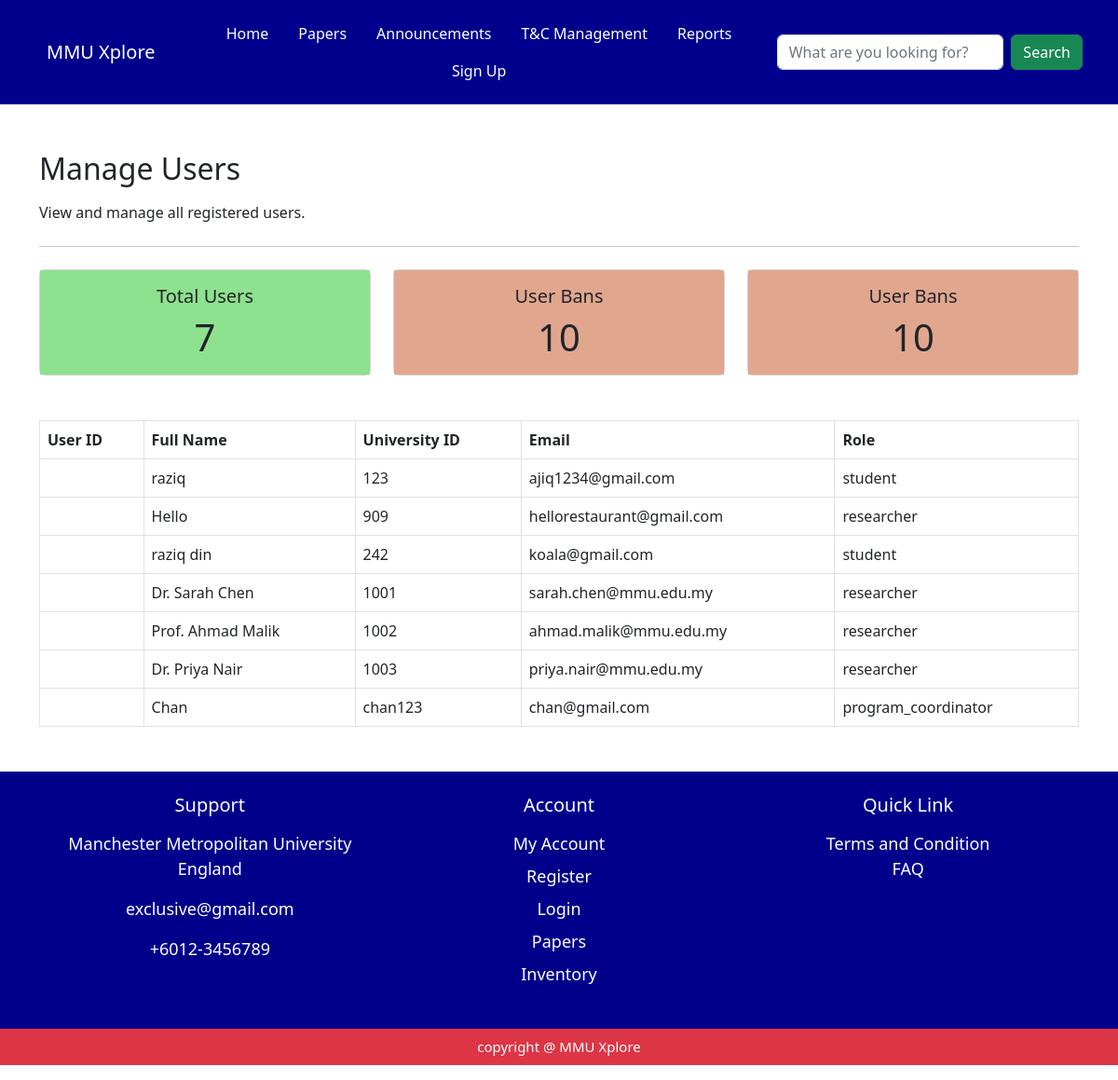
/adminguy/manage_users/, run on an earlier commit of the app's database.
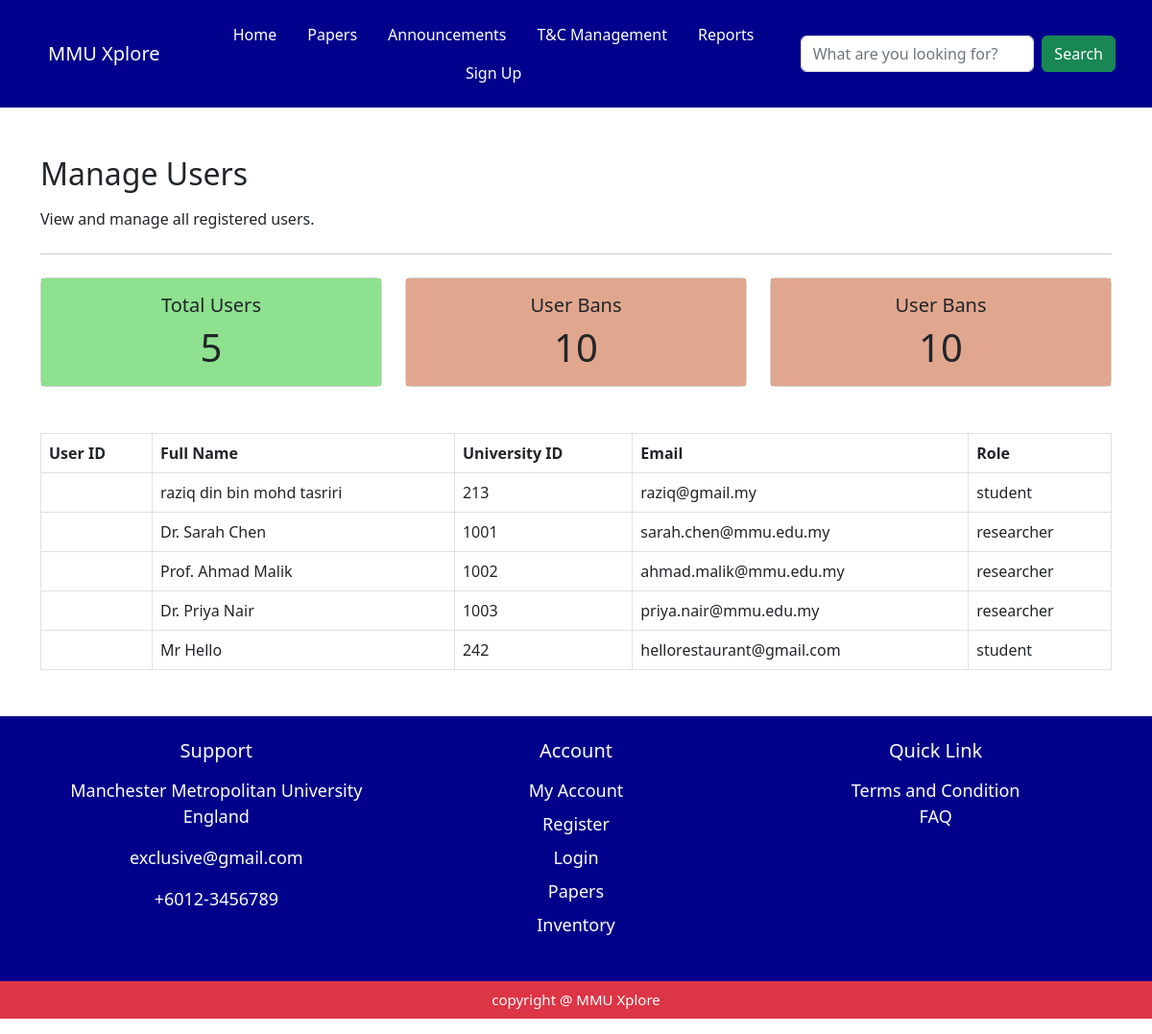
And on a later commit of the database.
### myapp/models.py (models this page shows, shortened)
class User(models.Model):
     user_id = models.AutoField(primary_key=True)
     fullname = models.CharField(max_length=150 , default='unknown' , blank=True)
     university_id = models.CharField(max_length=50, unique=True , default='0000')
     email = models.EmailField(unique=True , default='unknown@example.com')
     password = models.CharField(max_length=250 , default='password')
     role = models.CharField(max_length=50, default='student')
     avatar = models.FileField(upload_to='profile/', blank=True, null=True)
     date_joined = models.DateTimeField(auto_now_add=True )

### myapp/views.py (the view)
# urls.py: path('adminguy/manage_users/', views.manage_users, name='manage_users' ),
def manage_users(request):
    user_name = request.session.get('user_name', 'Guest')
    users = User.objects.all()
    total_users = users.count()
    return render(request , 'adminguy/manage_users.html', {'user_name': user_name , 'users': users, 'total_users': total_users} )

### myapp/views.py (called while the page is built)
def notification_context(request):
    user_name = request.session.get('user_name', 'Guest')
    user_id = request.session.get('user_id')
    read_ids = request.session.get('read_notifications', [])
    notifications = [] # This will essentially be "unread_notifications" for the navbar
    if user_id:
        all_notifs = Notification.objects.filter(user_id_id=user_id).order_by('-created_at')
        notifications = [n for n in all_notifs if n.notify_id not in read_ids]
    elif user_name != 'Guest':
         user = User.objects.filter(fullname=user_name).first()
         if user:
             all_notifs = Notification.objects.filter(user_id=user).order_by('-created_at')
             notifications = [n for n in all_notifs if n.notify_id not in read_ids]
    return {'notifications': notifications}

### myapp/templates/adminguy/manage_users.html (shortened to what this page needs)
<!DOCTYPE html>
<html lang="en">
<head>
    <link href="https://cdn.jsdelivr.net/npm/bootstrap@5.2.3/dist/css/bootstrap.min.css" rel="stylesheet">
</head>
<body>
{% include 'components/admin_navbar.html' %}
<div>
    <div class="container mb-5" style="margin-top: 50px; margin-bottom: 50px;">
        <div class="jumbotron">
                <h2 class="mb-3">Manage Users</h2>
                <p>View and manage all registered users.</p>
                <hr class="my-4">
            </div>
            <div class="table-responsive">
                <div class="row g-4  mb-5 ">
                    <div class="col-md-4">
    <div class="card" >
      <div class="card-body text-center" style="background-color: rgb(142, 225, 142); " >
        <h5 class="card-title">Total Users</h5>
        <h1 class="card-text">{{ total_users }}</h1>
      </div>
    </div>
  </div>
 <div class="col-md-4">
    <div class="card" >
      <div class="card-body text-center" style="background-color: rgb(225, 167, 142); " >
        <h5 class="card-title">User Bans</h5>
        <h1 class="card-text">10</h1>
      </div>
    </div>
  </div>
<div class="col-md-4">
    <div class="card" >
      <div class="card-body text-center" style="background-color: rgb(225, 167, 142); " >
        <h5 class="card-title">User Bans</h5>
        <h1 class="card-text">10</h1>
      </div>
    </div>
  </div>
</div>
                </div>
    <table class="table table-bordered">
        <thead>
        <tr>
            <th scope="col">User ID</th>
            <th scope="col">Full Name</th>
            <th scope="col">University ID</th>
            <th scope="col">Email</th>
            <th scope="col">Role</th>
        </tr>
        </thead>
        <tbody>
        {% for user in users %}
        <tr>
            <td>{{ user.id }}</td>
            <td>{{ user.fullname }}</td>
            <td>{{ user.university_id }}</td>
            <td>{{ user.email }}</td>
            <td>{{ user.role }}</td>
        </tr>
        {% endfor %}
        </tbody>
    </table>
</div>
    </div>
{% include 'components/footer.html' %}
</body>
</html>

### myapp/templates/components/admin_navbar.html
<nav class="navbar navbar-expand-lg" style="background-color: rgb(0, 0, 141);">
    <div class="container p-2" >
    <nav class="navbar " style="background-color: rgb(0, 0, 141);" >
  <div class="container-fluid">
    <a class="navbar-brand text-white"  href="#">MMU Xplore</a>
  </div>
</nav>
  <ul class="nav justify-content-center">
  <li class="nav-item">
    <a class="nav-link text-white" href="/adminguy/admin_page/" >Home </a>
  </li>
  <li class="nav-item">
    <a class="nav-link text-white" href="/researchpaper">Papers</a>
  </li>
   <li class="nav-item">
    <a class="nav-link text-white" href="/adminguy/announcement_page/">Announcements</a>
  </li>
    <li class="nav-item">
    <a class="nav-link text-white" href="/term_condition_page/">T&C Management</a>
  </li>
    <li class="nav-item">
    <a class="nav-link text-white" href="#">Reports</a>
  </li>
  <li class="nav-item">
{% if user_name != 'Guest' %}
  <a class="nav-link text-white"  data-bs-toggle="modal" data-bs-target="#staticBackdrop" href="#">{{ user_name }}</a>
<div class="modal fade" id="staticBackdrop" data-bs-backdrop="static" data-bs-keyboard="false" tabindex="-1" aria-labelledby="staticBackdropLabel" aria-hidden="true">
  <div class="modal-dialog">
    <div class="modal-content">
      <div class="modal-header">
        <h1 class="modal-title fs-5" id="staticBackdropLabel">Modal title</h1>
        <button type="button" class="btn-close" data-bs-dismiss="modal" aria-label="Close"></button>
      </div>
      <div class="modal-body">
        Welcome back, {{ user_name }}!
        <br>
        Would you like to edit your profile?
      </div>
      <div class="modal-footer">
        <button type="button" class="btn btn-secondary" data-bs-dismiss="modal">Close</button>
        <button type="button" class="btn btn-primary">Go to Profile Page</button>
        <button class="btn btn-primary">Logout</button>
      </div>
    </div>
  </div>
</div>
{% else %}
  <a class="nav-link text-white" href="/signup">Sign Up</a>
{% endif %}
  </li>
</ul>
  <form class="d-flex" role="search">
      <input class="form-control me-2" type="search" placeholder="What are you looking for?" aria-label="Search">
      <button class="btn btn-success" type="submit">Search</button>
    </form>
</div>
</nav>

### myapp/templates/components/footer.html (shortened to what this page needs)
  <section class="contact-us-page">
      <div style="background-color:darkblue ;">
        <div class="container">
       <div class="row text-center p-2 ">
  <div class="col-sm-4 mb-sm-0 ">
    <div class="card mb-5 " style="background-color:transparent;border: none;" data-aos="fade-middle" data-aos-duration="1000">
      <div class="card-body">
        <h5 class="card-title mb-3" style=" color: white;">Support</h5>
        <p class="card-text text-white" style="font-size:18px; font-weight: 100;">Manchester Metropolitan University <br> England</p>
        <p class="card-text text-white" style="font-size:18px; font-weight: 100;">exclusive@gmail.com</p>
        <p class="card-text text-white" style="font-size:18px; font-weight: 100;">+6012-3456789</p>
      </div>
    </div>
  </div>
   <div class="col-sm-4 mb-3">
    <div class="card" style="background-color:transparent;border: none;"data-aos="fade-middle" data-aos-duration="1000">
      <div class="card-body">
        <h5 class="card-title mb-3" style=" color: white;">Account</h5>
          <a style="text-decoration: none;" href=""><p class="card-text text-white mb-2" style="font-size:18px; font-weight: 100;">My Account</p></a>
          <a style="text-decoration: none;" href=""><p class="card-text text-white mb-2" style="font-size:18px; font-weight: 100;">Register</p></a>
          <a style="text-decoration: none;" href=""><p class="card-text text-white mb-2" style="font-size:18px; font-weight: 100;">Login</p></a>
          <a style="text-decoration: none;" href="/researchpaper"><p class="card-text text-white mb-2" style="font-size:18px; font-weight: 100;">Papers</p></a>
          <a style="text-decoration: none;" href=""><p class="card-text text-white" style="font-size:18px; font-weight: 100;">Inventory</p></a>
      </div>
    </div>
  </div>
  <div class="col-sm-4">
    <div class="card" style="background-color:transparent;border: none;" data-aos="fade-middle" data-aos-duration="1000">
      <div class="card-body">
        <h5 class="card-title mb-3"  style=" color: white;">Quick Link</h5>
         <a href="/term_condition_page" style="text-decoration: none;"><p class="card-text text-white" style="font-size:18px; font-weight: 100;">Terms and Condition</p></a>
          <p class="card-text text-white" style="font-size:18px; font-weight: 100;">FAQ</p>
      </div>
    </div>
  </div>
</div>
      </div>
    </section>
     <section class="contact-us-page">
      <div class="bg-danger">
        <p style=" font-size:15px;" class="text-white p-2 text-center">copyright @ MMU Xplore</p>
      </div>
    </section>

What changed in the data, as far as the page shows it:
removed User: fullname "raziq", university_id "123", email "ajiq1234@gmail.com", role "student"
removed User: fullname "Hello", university_id "909", email "hellorestaurant@gmail.com", role "researcher"
removed User: fullname "raziq din", university_id "242", email "koala@gmail.com", role "student"
removed User: fullname "Chan", university_id "chan123", email "chan@gmail.com", role "program_coordinator"
added User: fullname "raziq din bin mohd tasriri", university_id "213", email "raziq@gmail.my", role "student"
added User: fullname "Mr Hello", university_id "242", email "hellorestaurant@gmail.com", role "student"
Also different on the page:
{{ total_users }}: "7" → "5"
